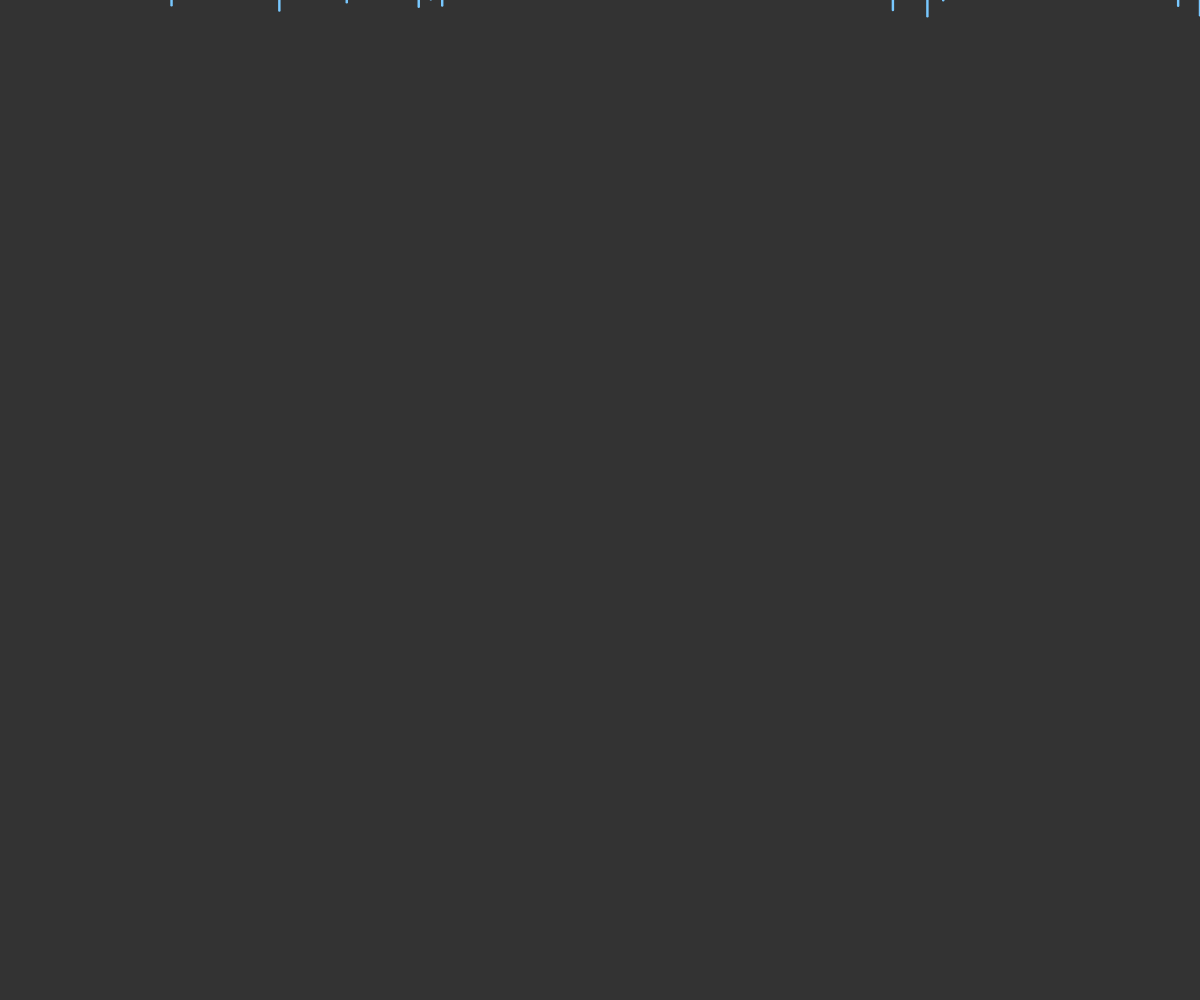
Frame 1 (no input)
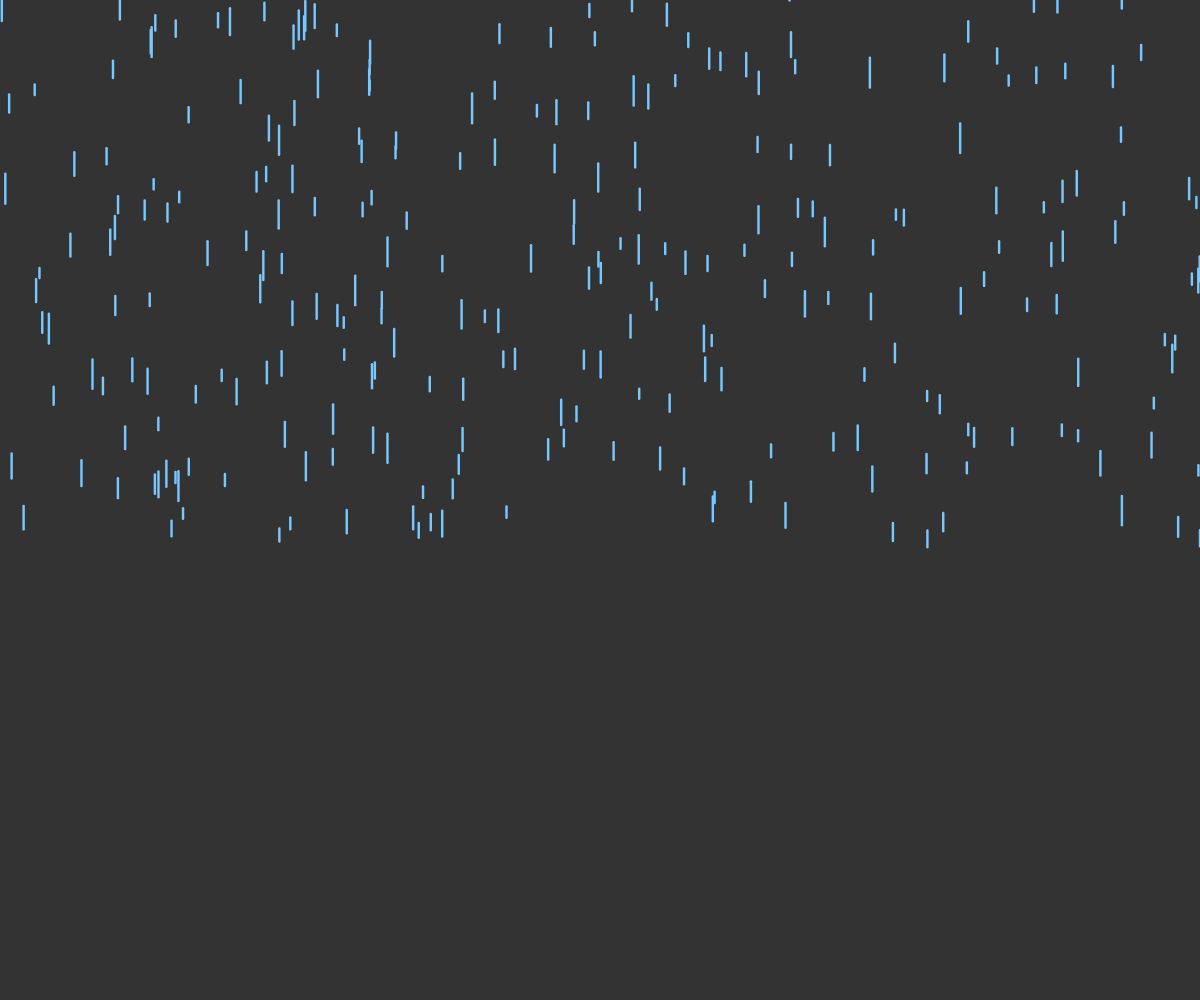
Frame 60 (no input)
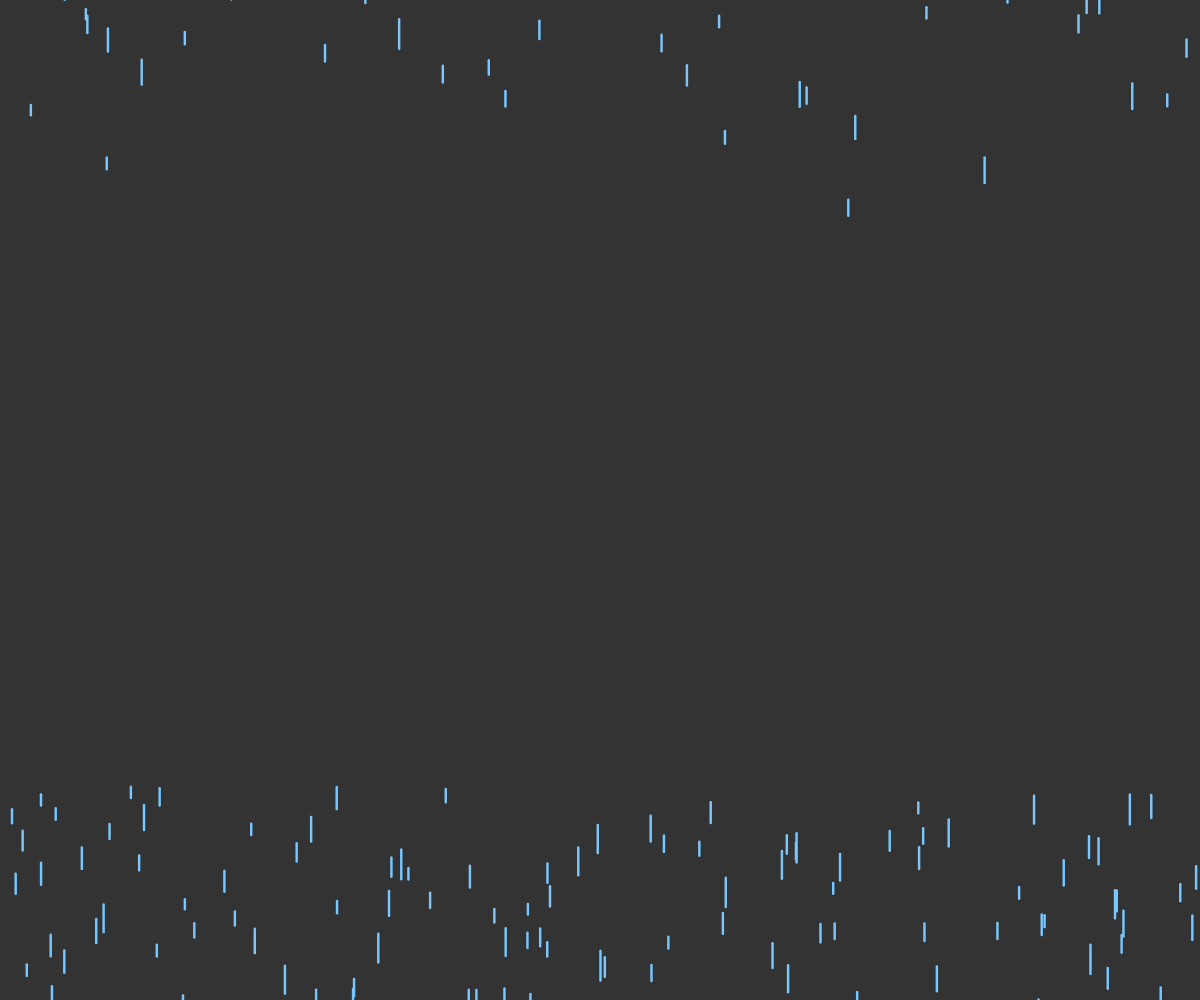
Frame 120 (the mouse pressed at the canvas centre since frame 60)

The p5.js sketch that drew these frames (run headless with seeded random() and noise() and a simulated clock; from frame 60 on, the mouse is pressed at the canvas centre):

// p5.js sketch
// ── sketch.js
var rain = [];

function setup()
{
    createCanvas(window.innerWidth, window.innerHeight);
    for (var z = 0; z <= 500; z++)
	rain.push(new Rain());
}

function draw()
{
    background(51);
    for (var i = 0; i < rain.length; i++)
    {
	rain[i].show();
	rain[i].update();
    }	
    
}

// ── object.js
function Rain()
{
    this.x = random(0, width);
    this.y = random(-1000, 0);
    this.size = random(10, 30);
    this.speed = 3;
    strokeWeight(random(1, 3));
    this.show = function()
    {
	stroke(120, 200, 255);
	line(this.x, this.y, this.x, this.y + this.size);
    };

    this.update = function()
    {
	this.speed += 0.2;
	this.y += this.speed;
	if (this.y > height)
	{
	    this.y = random(-1000, 0);
	    this.x = random(0, width);
	    this.speed = 3;
	}
    }
};
